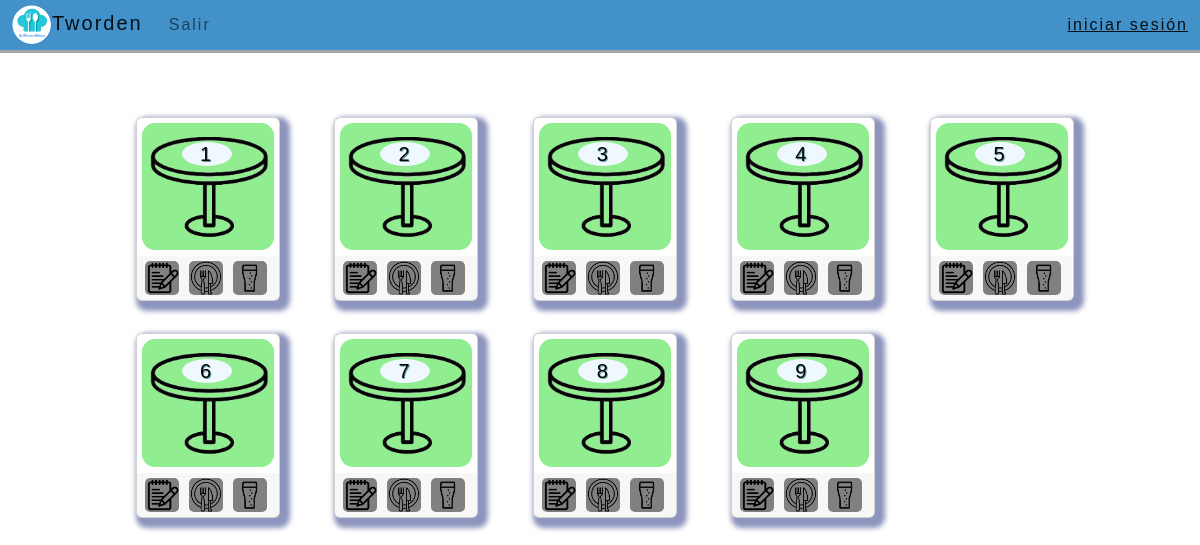
/mesero-mesas.html, run on an earlier commit of the app's database.
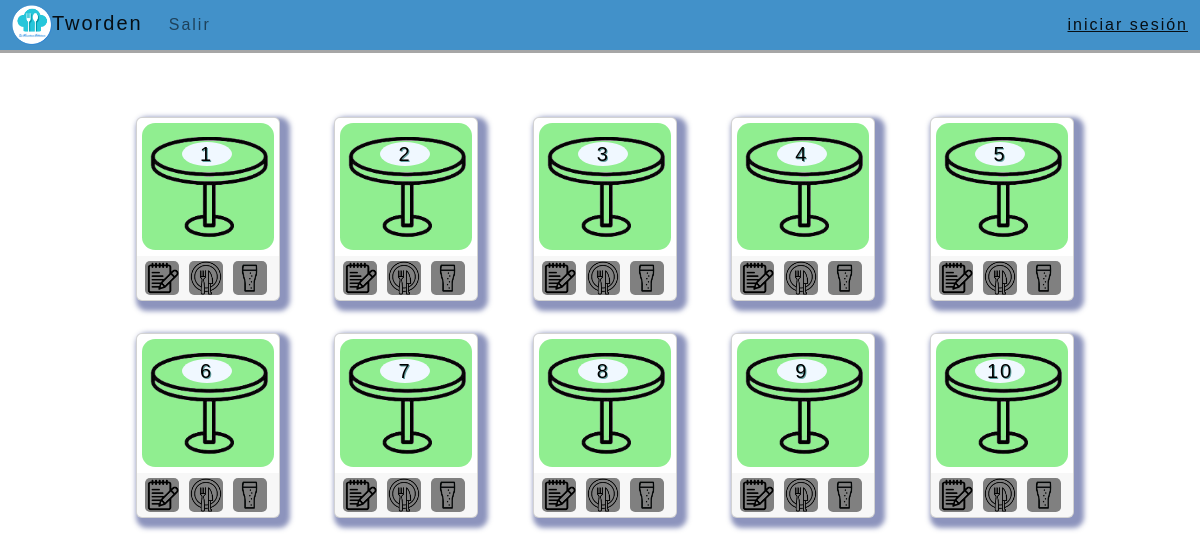
And on a later commit of the database.
### paginas/models.py (models this page shows, shortened)
class Mesas(models.Model):
    id = models.AutoField(primary_key=True)
    nombre_mesa = models.CharField(max_length=50, blank=False, null=False)

### paginas/views.py (the view)
# urls.py: path('mesero-mesas.html', views.mesero_mesas, name='mesero_mesas'),
def mesero_mesas(request):
    mesas = Mesas.objects.all()
    mesaform= Mesaform()
    return render(request, 'mesero-mesas.html', {'mesas': mesas, 'mesaform': mesaform})

### paginas/templates/mesero-mesas.html (shortened to what this page needs)
{% extends "base.html" %}
{% block contenido %}
{% load static %}
<div id="todo">
    <div class="container mt-5">
      <div class="row row-cols-3 mt-3 row-cols-md-5 g-3">
        {% for mesa in mesas %}
        <div class="col">
          <div class="card border-none mb-3" style="max-width: 9rem; min-width: 9rem;">
            <a href="mesero-orden.html">
            <div class="card-img-overlay">
              <h5 class="card-title">{% block numeromesa %}{{mesa.id}}{% endblock %}</h5>
            </div></a>
            <img src={% static 'img/icono_mesa.png' %} class="card-img" style="background-color: lightgreen;" alt="Mesa {{mesa.id}}">
            <div class="card-footer border-white"><div class="iconfooter"><img  src={% static 'img/icono_ordenar.png' %} class="icono" alt="..."><img src={% static 'img/icono_comida.png' %} class="icono" alt="..."><img src={% static 'img/icono_bebida.png' %} class="icono" alt="..."></div></div>
          </div>
        </div>
        {% endfor %}
      </div>
    </div>
</div>
{% endblock %}

What changed in the data, as far as the page shows it:
added Mesas: id "10"
